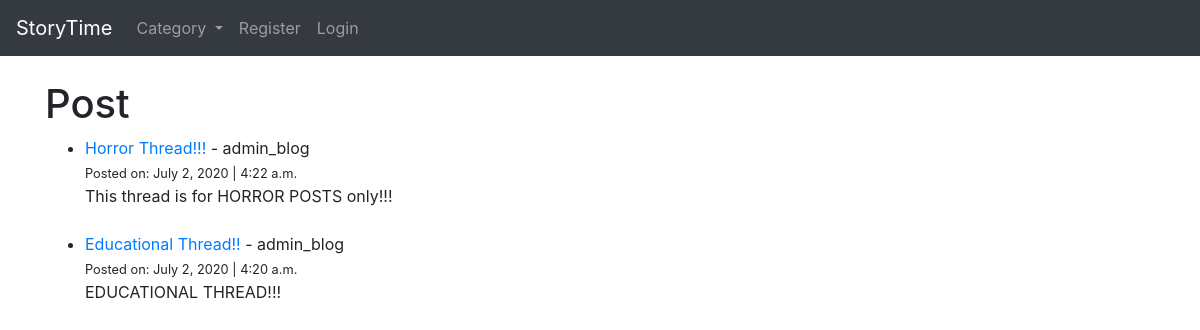
The page / on the database its author committed.
### myblog/models.py (models this page shows, shortened)
class Post(models.Model):
    title = models.CharField(max_length=255)
    title_tag = models.CharField(max_length=255, default="Story Time!")
    author = models.ForeignKey(User, on_delete=models.CASCADE)
    category = models.CharField(max_length=255, default='random')
    body = RichTextField(blank=True, null=True)
    post_date = models.DateField(auto_now_add=True)
    post_time = models.TimeField(auto_now_add=True)
    likes = models.ManyToManyField(User, related_name='blog_posts')
    summary = models.CharField(max_length=255, default='Click the link to read the content!')
    image = models.ImageField(null=True, blank=True, upload_to="images/")
    add_file = models.FileField(null=True, blank=True, upload_to="")

### myblog/views.py (the view)
# urls.py: path('', HomeView.as_view(), name="home"),
class HomeView(ListView):
    model = Post
    template_name = 'home.html'
    ordering = ['-post_date', '-post_time']
    def get_context_data(self, *args, **kwargs):
        dog_menu = Category.objects.all()
        context = super(HomeView, self).get_context_data(*args, **kwargs)
        context["dog_menu"] = dog_menu
        return context

### myblog/models.py (called while the page is built)
    def __str__(self):
        return self.name

### myblog/templates/home.html
{% extends 'base.html' %}
{% block content %}
<h1>Post</h1>
<ul>
{% for post in object_list %}
    <li><a href="{% url 'article-detail' post.pk %}">{{ post.title }}</a> - {{ post.author }}<br/>
    <small>Posted on: {{ post.post_date }}  |  {{ post.post_time }}</small><br/>
    {{ post.summary}}
</li>
    <br/>
{% endfor %}
</ul>
{% endblock %}

### myblog/templates/base.html (shortened to what this page needs)
<!doctype html>
<html lang="en">
  <head>
    <link rel="stylesheet" href="https://stackpath.bootstrapcdn.com/bootstrap/4.5.0/css/bootstrap.min.css">
  </head>
  <body>
    <nav class="navbar navbar-expand-lg navbar-dark bg-dark">
        <a class="navbar-brand" href="{% url 'home' %}">StoryTime</a>
        <div class="collapse navbar-collapse" id="navbarSupportedContent">
          <ul class="navbar-nav mr-auto">
            {% if dog_menu %}
            <li class="nav-item dropdown">
              <a class="nav-link dropdown-toggle" href="#" id="navbarDropdown" role="button" data-toggle="dropdown" aria-haspopup="true" aria-expanded="false">
                Category
              </a>
            </li>
            {% endif %}
            {% if user.is_authenticated %}
              <li class="nav-item">
                <a class="nav-link" href="{% url 'add_post' %}">Add Post</a>
              </li>
              <li class="nav-item">
                <a class="nav-link" href="{% url 'edit_profile' %}">Edit My Profile</a>
              </li>
              <li class="nav-item">
                <a class="nav-link" href="{% url 'logout' %}">Logout</a>
              </li>
            {% else %}
              <li class="nav-item">
                <a class="nav-link" href="{% url 'register' %}">Register</a>
              </li>
              <li class="nav-item">
                <a class="nav-link" href="{% url 'login' %}">Login</a>
              </li>
            {% endif %}
          </ul>
        </div>
      </nav>
    <br/>
    <div class="container">
        {% block content %}
        {% endblock %}
    </div>
  </body>
</html>

### rows shown on the page
Post: title "Horror Thread!!!", author "admin_blog", post_date "July 2, 2020", post_time "4:22 a.m.", summary "This thread is for HORROR POSTS only!!!"
Post: title "Educational Thread!!", author "admin_blog", post_date "July 2, 2020", post_time "4:20 a.m.", summary "EDUCATIONAL THREAD!!!"
